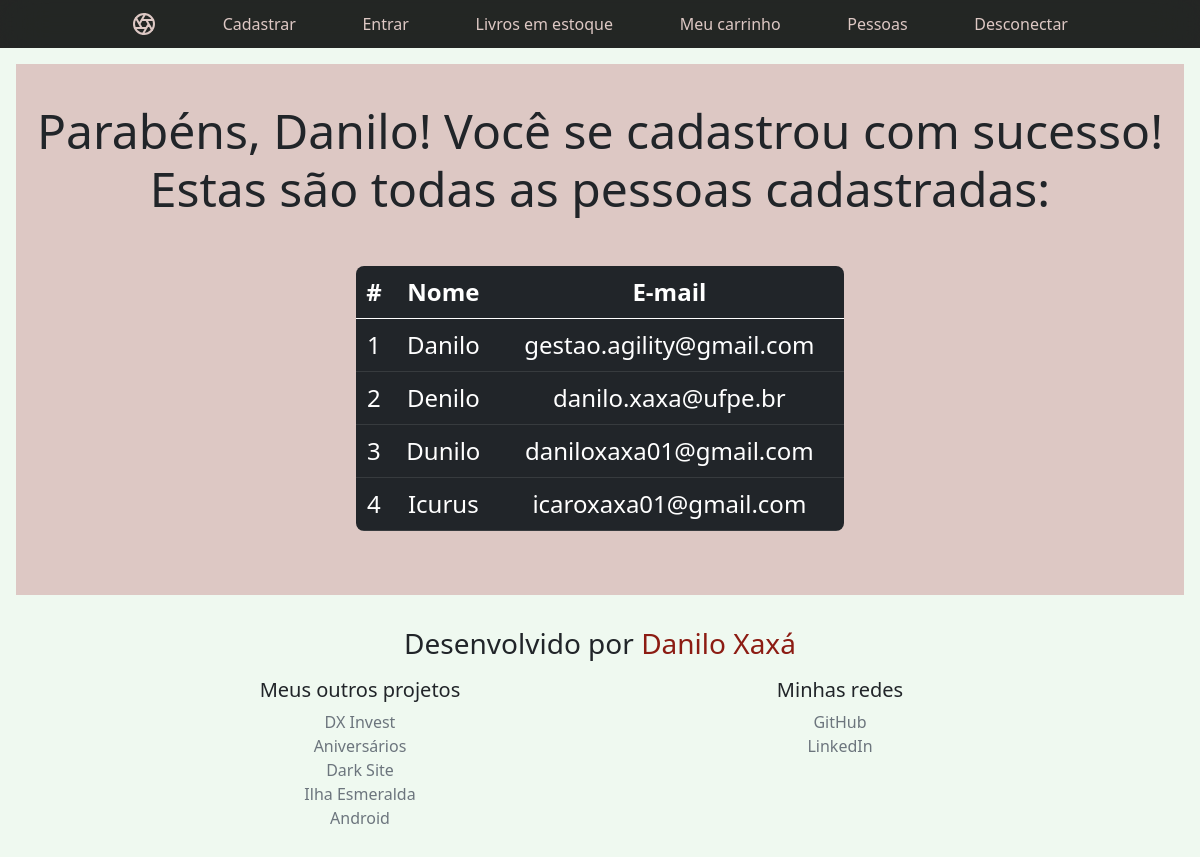
/pessoas (signed in), run on an earlier commit of the app's database.
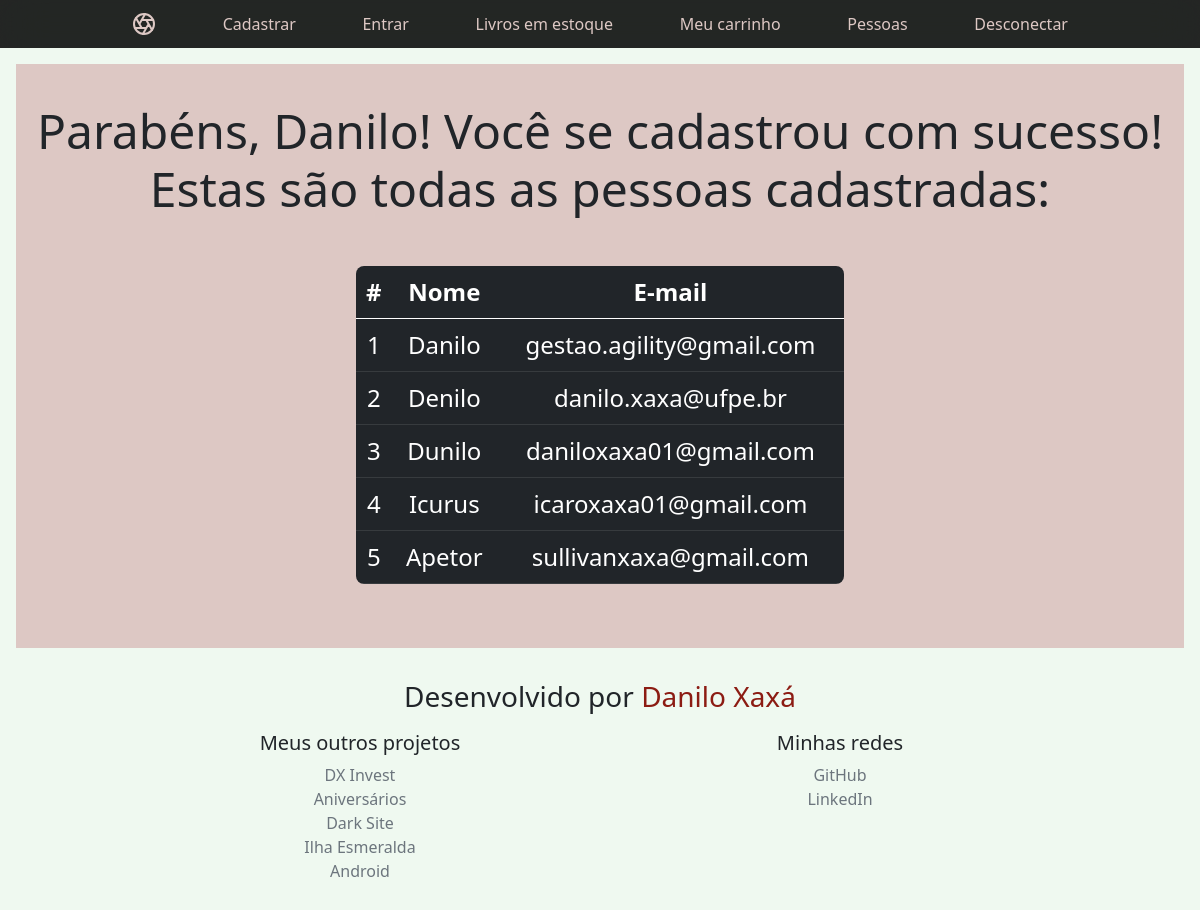
And on a later commit of the database.
### tables this page shows
CREATE TABLE registrados (id INTEGER, nome TEXT NOT NULL, email TEXT NOT NULL, senha TEXT NOT NULL, PRIMARY KEY (id));

### app.py (the view)
@app.route('/pessoas')
def pessoas():
    if not session.get("nome"):
        session['pagina_retorno'] = '/pessoas'
        return redirect(url_for('entrar', rota="indireta"))
    msg_sucesso = f'Parabéns, {session.get("nome")}! Você {session.get("fez")} com sucesso!'
    nomes_emails = db.execute("SELECT nome, email FROM registrados")
    return render_template('pessoas.html', nomes_emails=nomes_emails, msg_sucesso=msg_sucesso)

### templates/pessoas.html (shortened to what this page needs)
{% extends "layout.html" %}
{% block main %}
<div class="position-relative overflow-hidden p-3 p-md-5 m-md-3 text-center bg-light" style="background-color: #DDC8C4 !important; padding: 0 !important;">
    <h1 class="display-4 fw-normal tituloPessoas" style="margin-top: .8em !important; margin-bottom: -1em !important;"> {{ msg_sucesso }} <br> Estas são todas as pessoas cadastradas: </h1>
    <div class="col-md-5 p-lg-5 mx-auto my-5" style="width: 50% !important;">
        <table class="table table-dark table-hover" style="margin-bottom: -2em !important;">
            <thead>
                <tr>
                    <th scope="col">#</th>
                    <th scope="col">Nome</th>
                    <th scope="col">E-mail</th>
                </tr>
            </thead>
            <tbody>
                {% for item in nomes_emails %}
                <tr>
                    <td scope="row">{{ loop.index }}</td>
                    <td scope="row">{{ item.nome }}</td>
                    <td scope="row">{{ item.email }}</td>
                </tr>
                {% endfor %}
            </tbody>
        </table>
    </div>
</div>
{% endblock %}

### templates/layout.html (shortened to what this page needs)
<!DOCTYPE html>
<html lang="pt-br">
<head>
    <link href="/static/recursos/dist/css/bootstrap.min.css" rel="stylesheet">
    <link href="/static/styles.css" rel="stylesheet">
</head>
<body>
  <header class="site-header sticky-top py-1">
    <nav class="container d-flex flex-column flex-md-row justify-content-between">
      <a class="py-2" href="/" aria-label="Página Inicial">
      </a>
      <a class="py-2 d-none d-md-inline-block" href="/cadastrar">Cadastrar</a>
      <a class="py-2 d-none d-md-inline-block" href="/entrar/rota_direta">Entrar</a>
      <a class="py-2 d-none d-md-inline-block" href="/produtos">Livros em estoque</a>
      <a class="py-2 d-none d-md-inline-block" href="/carrinho">Meu carrinho</a>
      <a class="py-2 d-none d-md-inline-block" href="/pessoas">Pessoas</a>
      <a class="py-2 d-none d-md-inline-block" href="/desconectar">Desconectar</a>
    </nav>
  </header>
  <main>
  {% block main %} {% endblock %}
  </main>
  <footer class="container py-3">
    <div class="row">
      <div class="col-12 col-md" style="margin-bottom: 10px;">
        <h3>Desenvolvido por <span style="color: #8C1C13;">Danilo Xaxá</span></h3>
      </div>
      <div class="col-6 col-md">
        <h5>Meus outros projetos</h5>
        <ul class="list-unstyled text-small">
          <li><a class="link-secondary" href="https://daniloxaxa.pythonanywhere.com/cadastrar" target="_blank">DX Invest</a></li>
          <li><a class="link-secondary" href="https://danilox.pythonanywhere.com/" target="_blank">Aniversários</a></li>
          <li><a class="link-secondary" href="https://danilo-xaxa.github.io/dark_site/" target="_blank">Dark Site</a></li>
          <li><a class="link-secondary" href="https://danilo-xaxa.github.io/ilha_esmeralda/" target="_blank">Ilha Esmeralda</a></li>
          <li><a class="link-secondary" href="https://danilo-xaxa.github.io/android/" target="_blank">Android</a></li>
        </ul>
      </div>
      <div class="col-6 col-md">
        <h5>Minhas redes</h5>
        <ul class="list-unstyled text-small">
          <li><a class="link-secondary" href="https://github.com/Danilo-Xaxa" target="_blank">GitHub</a></li>
          <li><a class="link-secondary" href="https://www.linkedin.com/in/danilo-xax%C3%A1-7535321b3/" target="_blank">LinkedIn</a></li>
        </ul>
      </div>
    </div>
  </footer>
</body>
</html>

### static/styles.css (style rules this page uses)
:root { --blackHalf: rgba(0, 0, 0, 0.5); --mintCream: #EFF9F0; --champagnePink:#DDC8C4; --seaGreen: #09814A; --darkRed: #8C1C13; --pacificBlue: #2AB7CA; --charcoal: #353a47; }
body { background-color: var(--mintCream); }
.container { max-width: 960px; }
.site-header { background-color: rgba(0, 0, 0, .85); -webkit-backdrop-filter: saturate(180%) blur(20px); backdrop-filter: saturate(180%) blur(20px); }
.site-header a { color: var(--champagnePink); transition: color .15s ease-in-out; }
nav > a { text-decoration: none; }
footer { text-align: center; }
footer a, h1 > a { color: var(--darkRed); text-decoration: none; }
body { min-height: 100vh; display: flex; flex-direction: column; }
footer { text-align: center; height: auto; margin-top: auto; }
th, td { font-size: 1.5em; }
.tituloPessoas { font-size: 3em !important; }
table { border-collapse: collapse; border-radius: 0.5em; overflow: hidden; }

What changed in the data, as far as the page shows it:
added registrados: nome "Apetor", email "sullivanxaxa@gmail.com"
